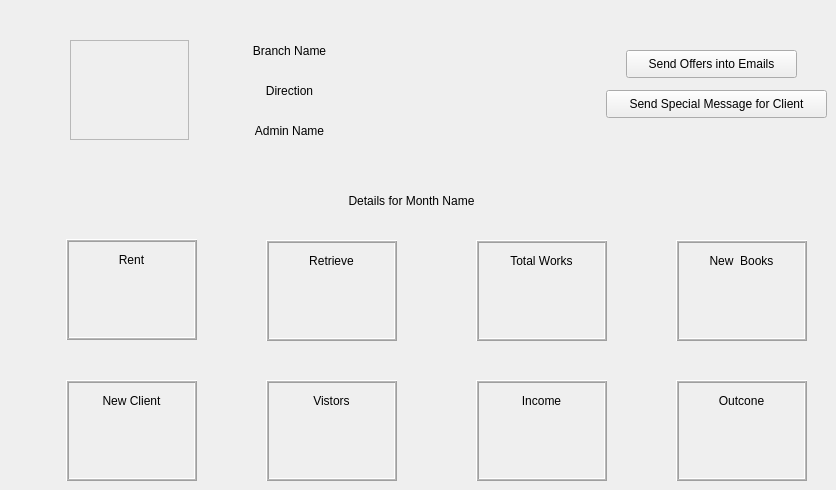
      <widget class="QWidget" name="tab_8">
       <attribute name="title">
        <string>Main</string>
       </attribute>
       <widget class="QLabel" name="label_44">
        <property name="geometry">
         <rect>
          <x>316</x>
          <y>180</y>
          <width>191</width>
          <height>41</height>
         </rect>
        </property>
        <property name="text">
         <string>Details for Month Name</string>
        </property>
        <property name="alignment">
         <set>Qt::AlignCenter</set>
        </property>
       </widget>
       <widget class="QFrame" name="frame_8">
        <property name="geometry">
         <rect>
          <x>676</x>
          <y>380</y>
          <width>131</width>
          <height>101</height>
         </rect>
        </property>
        <property name="frameShape">
         <enum>QFrame::Box</enum>
        </property>
        <property name="frameShadow">
         <enum>QFrame::Raised</enum>
        </property>
        <property name="midLineWidth">
         <number>1</number>
        </property>
        <widget class="QLabel" name="label_30">
         <property name="geometry">
          <rect>
           <x>10</x>
           <y>10</y>
           <width>111</width>
           <height>21</height>
          </rect>
         </property>
         <property name="text">
          <string>Outcone</string>
         </property>
         <property name="alignment">
          <set>Qt::AlignCenter</set>
         </property>
        </widget>
       </widget>
       <widget class="QFrame" name="frame_3">
        <property name="geometry">
         <rect>
          <x>266</x>
          <y>240</y>
          <width>131</width>
          <height>101</height>
         </rect>
        </property>
        <property name="frameShape">
         <enum>QFrame::Box</enum>
        </property>
        <property name="frameShadow">
         <enum>QFrame::Raised</enum>
        </property>
        <property name="midLineWidth">
         <number>1</number>
        </property>
        <widget class="QLabel" name="label_24">
         <property name="geometry">
          <rect>
           <x>10</x>
           <y>10</y>
           <width>111</width>
           <height>21</height>
          </rect>
         </property>
         <property name="text">
          <string>Retrieve</string>
         </property>
         <property name="alignment">
          <set>Qt::AlignCenter</set>
         </property>
        </widget>
       </widget>
       <widget class="QPushButton" name="pushButton_9">
        <property name="geometry">
         <rect>
          <x>626</x>
          <y>50</y>
          <width>171</width>
          <height>28</height>
         </rect>
        </property>
        <property name="text">
         <string>Send Offers into Emails</string>
        </property>
       </widget>
       <widget class="QFrame" name="frame_2">
        <property name="geometry">
         <rect>
          <x>476</x>
          <y>240</y>
          <width>131</width>
          <height>101</height>
         </rect>
        </property>
        <property name="frameShape">
         <enum>QFrame::Box</enum>
        </property>
        <property name="frameShadow">
         <enum>QFrame::Raised</enum>
        </property>
        <property name="midLineWidth">
         <number>1</number>
        </property>
        <widget class="QLabel" name="label_31">
         <property name="geometry">
          <rect>
           <x>10</x>
           <y>10</y>
           <width>111</width>
           <height>21</height>
          </rect>
         </property>
         <property name="text">
          <string>Total Works</string>
         </property>
         <property name="alignment">
          <set>Qt::AlignCenter</set>
         </property>
        </widget>
       </widget>
       <widget class="QFrame" name="frame_6">
        <property name="geometry">
         <rect>
          <x>266</x>
          <y>380</y>
          <width>131</width>
          <height>101</height>
         </rect>
        </property>
        <property name="frameShape">
         <enum>QFrame::Box</enum>
        </property>
        <property name="frameShadow">
         <enum>QFrame::Raised</enum>
        </property>
        <property name="midLineWidth">
         <number>1</number>
        </property>
        <widget class="QLabel" name="label_32">
         <property name="geometry">
          <rect>
           <x>10</x>
           <y>10</y>
           <width>111</width>
           <height>21</height>
          </rect>
         </property>
         <property name="text">
          <string>Vistors</string>
         </property>
         <property name="alignment">
          <set>Qt::AlignCenter</set>
         </property>
        </widget>
       </widget>
       <widget class="QLabel" name="label_90">
        <property name="geometry">
         <rect>
          <x>219</x>
          <y>80</y>
          <width>141</width>
          <height>21</height>
         </rect>
        </property>
        <property name="text">
         <string>Direction</string>
        </property>
        <property name="alignment">
         <set>Qt::AlignCenter</set>
        </property>
       </widget>
       <widget class="QFrame" name="frame_5">
        <property name="geometry">
         <rect>
          <x>66</x>
          <y>380</y>
          <width>131</width>
          <height>101</height>
         </rect>
        </property>
        <property name="frameShape">
         <enum>QFrame::Box</enum>
        </property>
        <property name="frameShadow">
         <enum>QFrame::Raised</enum>
        </property>
        <property name="midLineWidth">
         <number>1</number>
        </property>
        <widget class="QLabel" name="label_91">
         <property name="geometry">
          <rect>
           <x>10</x>
           <y>10</y>
           <width>111</width>
           <height>21</height>
          </rect>
         </property>
         <property name="text">
          <string>New Client</string>
         </property>
         <property name="alignment">
          <set>Qt::AlignCenter</set>
         </property>
        </widget>
       </widget>
       <widget class="QFrame" name="frame_4">
        <property name="geometry">
         <rect>
          <x>676</x>
          <y>240</y>
          <width>131</width>
          <height>101</height>
         </rect>
        </property>
        <property name="frameShape">
         <enum>QFrame::Box</enum>
        </property>
        <property name="frameShadow">
         <enum>QFrame::Raised</enum>
        </property>
        <property name="midLineWidth">
         <number>1</number>
        </property>
        <widget class="QLabel" name="label_92">
         <property name="geometry">
          <rect>
           <x>10</x>
           <y>10</y>
           <width>111</width>
           <height>21</height>
          </rect>
         </property>
         <property name="text">
          <string>New  Books</string>
         </property>
         <property name="alignment">
          <set>Qt::AlignCenter</set>
         </property>
        </widget>
       </widget>
       <widget class="QLabel" name="label_93">
        <property name="geometry">
         <rect>
          <x>219</x>
          <y>40</y>
          <width>141</width>
          <height>21</height>
         </rect>
        </property>
        <property name="text">
         <string>Branch Name</string>
        </property>
        <property name="alignment">
         <set>Qt::AlignCenter</set>
        </property>
       </widget>
       <widget class="QFrame" name="frame">
        <property name="geometry">
         <rect>
          <x>66</x>
          <y>239</y>
          <width>131</width>
          <height>101</height>
         </rect>
        </property>
        <property name="frameShape">
         <enum>QFrame::Box</enum>
        </property>
        <property name="frameShadow">
         <enum>QFrame::Raised</enum>
        </property>
        <property name="midLineWidth">
         <number>1</number>
        </property>
        <widget class="QLabel" name="label_94">
         <property name="geometry">
          <rect>
           <x>10</x>
           <y>10</y>
           <width>111</width>
           <height>21</height>
          </rect>
         </property>
         <property name="text">
          <string>Rent</string>
         </property>
         <property name="alignment">
          <set>Qt::AlignCenter</set>
         </property>
        </widget>
       </widget>
       <widget class="QPushButton" name="pushButton_18">
        <property name="geometry">
         <rect>
          <x>606</x>
          <y>90</y>
          <width>221</width>
          <height>28</height>
         </rect>
        </property>
        <property name="text">
         <string>Send Special Message for Client</string>
        </property>
       </widget>
       <widget class="QLabel" name="label_95">
        <property name="geometry">
         <rect>
          <x>219</x>
          <y>120</y>
          <width>141</width>
          <height>21</height>
         </rect>
        </property>
        <property name="text">
         <string>Admin Name</string>
        </property>
        <property name="alignment">
         <set>Qt::AlignCenter</set>
        </property>
       </widget>
       <widget class="QFrame" name="frame_7">
        <property name="geometry">
         <rect>
          <x>476</x>
          <y>380</y>
          <width>131</width>
          <height>101</height>
         </rect>
        </property>
        <property name="frameShape">
         <enum>QFrame::Box</enum>
        </property>
        <property name="frameShadow">
         <enum>QFrame::Raised</enum>
        </property>
        <property name="midLineWidth">
         <number>1</number>
        </property>
        <widget class="QLabel" name="label_96">
         <property name="geometry">
          <rect>
           <x>10</x>
           <y>10</y>
           <width>111</width>
           <height>21</height>
          </rect>
         </property>
         <property name="text">
          <string>Income</string>
         </property>
         <property name="alignment">
          <set>Qt::AlignCenter</set>
         </property>
        </widget>
       </widget>
       <widget class="QLabel" name="label_97">
        <property name="geometry">
         <rect>
          <x>70</x>
          <y>40</y>
          <width>119</width>
          <height>100</height>
         </rect>
        </property>
        <property name="sizePolicy">
         <sizepolicy hsizetype="Fixed" vsizetype="Fixed">
          <horstretch>0</horstretch>
          <verstretch>0</verstretch>
         </sizepolicy>
        </property>
        <property name="styleSheet">
         <string notr="true"/>
        </property>
        <property name="frameShape">
         <enum>QFrame::Box</enum>
        </property>
        <property name="frameShadow">
         <enum>QFrame::Sunken</enum>
        </property>
        <property name="lineWidth">
         <number>0</number>
        </property>
        <property name="midLineWidth">
         <number>1</number>
        </property>
        <property name="text">
         <string/>
        </property>
        <property name="scaledContents">
         <bool>false</bool>
        </property>
        <property name="alignment">
         <set>Qt::AlignCenter</set>
        </property>
       </widget>
      </widget>
